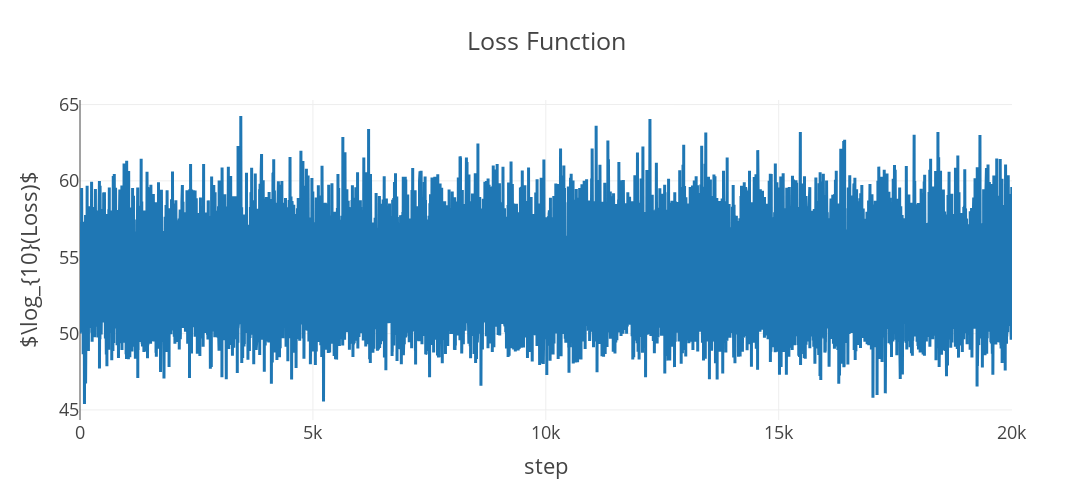

Notebook source saved alongside this figure:
### Code cell
iplot(G.train(epochs =500).plot_fun().update_yaxes(title='$\\log_{10}(Loss)$'))

### Figure 1 — Plotly figure (JSON) as saved in the notebook; plotly's stock layout.template omitted (floating-point values rounded to 4 significant figures; data arrays with more than 128 entries replaced by an {"elided": "..."} marker saying what was removed)
{"data": [{"name": "loss", "type": "scatter", "x": {"elided": "20010 int values"}, "y": {"elided": "20010 float values"}}], "layout": {"height": 500, "title": {"text": "Loss Function"}, "width": 1250, "xaxis": {"autorange": true, "range": [0, 20009], "title": {"text": "step"}, "type": "linear"}, "yaxis": {"autorange": true, "range": [44.34, 65.3], "title": {"text": "$\\log_{10}(Loss)$"}, "type": "linear"}}}
